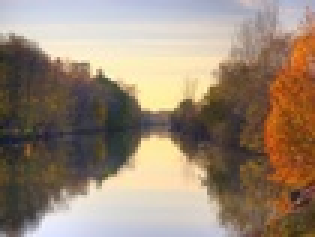
#> input picture riv.jpg, 105 x 79 px, shrunk from 318 x 238 before the run (shown 3 times larger)
$ python SeamCarvingReduceHeight.py   (older library calls are emulated)
#> lines starting #> are read from the running program, lines starting #| are printed output that depends on the picture
### energy_image.py
import numpy as np
import sys
import matplotlib.pylab as plt
import math
from skimage import color
from scipy import ndimage, misc
from PIL import Image
#fig = plt.figure()

def energy_image(im):
    #ax1 = fig.add_subplot(121)
    #ax2 = fig.add_subplot(122)
#> called with im = 'riv.jpg'
    input = color.rgb2gray(plt.imread(im))
#> input: shape (79, 105) float64; min 0.104, max 0.962, mean 0.54
    #ax1.imshow(input, cmap='gray')
    grad_x = np.gradient(input, axis=0)
    grad_x = np.absolute(grad_x)
    grad_y = np.gradient(input, axis=1)
    grad_y = np.absolute(grad_y)
    final = grad_x + grad_y
#> call 2 of energy_image, with im = 'inputSeamCarvingPrague.jpg'
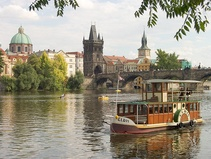
#> input picture inputSeamCarvingPrague.jpg, 211 x 159 px, shrunk from 640 x 480 before the run
    #ax2.imshow(final, cmap='gray')
    return final
    #plt.show()

energy_image("riv.jpg")


"""
    for x in range(1,width, step=1):
        for y in range(1,height):
            grad = 0
            for c in range(channels)
                grad+= math.abs(input[y][x][c] - input[y-1][x][c])
                grad+=math.abs(input[y][x][c] - input[y])
"""

### cumulative_minimum_energy_map.py
import numpy as np
from energy_image import energy_image
import sys
import matplotlib.pylab as plt
import math
from skimage import color
from scipy import ndimage, misc
fig = plt.figure()
import scipy.misc


def cumulative_minimum_energy_map(energyImage, seamDirection):
#> called with seamDirection = 'VERTICAL'
    cum_eng_map = np.zeros((energyImage.shape), dtype=float)
    height, width = energyImage.shape
#> height = 159; width = 211
    if(seamDirection == "VERTICAL"):
        cum_eng_map[0] = energyImage[0]
        for index_y in range(1, height):
            for index_x in range(0,width):
                i = index_x -1
                j = index_x
                k = index_x +1
                if(index_x == 0):
                    i = index_x
                if(index_x+1 == width):
                    k = index_x
                cum_eng_map[index_y][index_x]=energyImage[index_y][index_x]+min(cum_eng_map[index_y-1][i],
                                                                                cum_eng_map[index_y-1][j],
                                                                                cum_eng_map[index_y-1][k])
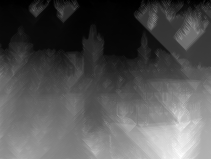
#> cum_eng_map: shape (159, 211) float64; min 0.000692, max 6.37, mean 2.1; drawn with min black and max white

    if(seamDirection == "HORIZONTAL"):
        cum_eng_map[:,0] = energyImage[:,0]
        for index_x in range(1, width):
            for index_y in range(0, height):
                i = index_y -1
                j = index_y
                k = index_y +1
                if(index_y == 0):
                    i = index_y
                if(index_y+1 == height):
                    k = index_y
                cum_eng_map[index_y][index_x]=energyImage[index_y][index_x]+min(cum_eng_map[i][index_x-1],
                                                                                cum_eng_map[j][index_x-1],
                                                                                cum_eng_map[k][index_x-1])
    #plt.imshow(cum_eng_map)
    #plt.show()
    return cum_eng_map


ei =energy_image('inputSeamCarvingPrague.jpg')
#scipy.misc.imsave('EnergyPrague.png', ei)
map=cumulative_minimum_energy_map(ei, "VERTICAL")
#scipy.misc.imsave('EnergyMapPragueVertical.png', map)

### reduceHeight.py
import numpy as np

from cumulative_minimum_energy_map import cumulative_minimum_energy_map
from find_optimal_horizontal_seam import find_optimal_horizontal_seam
def reduceHeight(im, energyImage):

    map=cumulative_minimum_energy_map(energyImage, 'HORIZONTAL')
    y = find_optimal_horizontal_seam(map)
    height, width, channels = im.shape
    e_height, e_width = energyImage.shape

    final_im = np.zeros((height -1, width, channels), dtype=np.uint8)
    energy_im = np.zeros((e_height-1, e_width), dtype=float)

    for x_index in range(0, width):
        left = im[:y[x_index], x_index]
        right = im[y[x_index]+1:, x_index]
        total = np.concatenate((left, right), axis=0)
        final_im[:, x_index] = total

        left_e= energyImage[:y[x_index], x_index]
        right_e = energyImage[y[x_index]+1:, x_index]
        total_e = np.concatenate((left_e, right_e), axis=0)
        energy_im[:, x_index] = total_e

    return (final_im, energy_im)

### find_optimal_horizontal_seam.py
import numpy as np
from energy_image import energy_image
from cumulative_minimum_energy_map import cumulative_minimum_energy_map
def find_optimal_horizontal_seam(cumulativeEnergyMap):
    last_col = cumulativeEnergyMap[:,-1]
    height, width = cumulativeEnergyMap.shape
    start = np.argmin(last_col)
    final = list()
    final = [start] + final
    x_axis = width -1
    while(x_axis>0):
        i = final[0] -1 #these are indices
        j = final[0]
        k = final[0] +1
        if(i < 0):
            i = final[0]
        if(k >= height):
            k = final[0]
        min_ind = np.argmin([cumulativeEnergyMap[i][x_axis-1],
                      cumulativeEnergyMap[j][x_axis-1],
                      cumulativeEnergyMap[k][x_axis-1]])
        if(min_ind == 0):
            final = [i] + final
        elif(min_ind == 1):
            final = [j] + final
        else:
            final = [k] + final
        x_axis -=1
    return final

### SeamCarvingReduceHeight.py
from energy_image import energy_image
from reduceHeight import reduceHeight
import matplotlib.pylab as plt
import numpy as np
import scipy.misc


image = 'inputSeamCarvingPrague.jpg'
ei =energy_image(image)
image_array = np.asarray(plt.imread(image))
#> image_array is the input picture: shape (159, 211, 3); mean R, G, B 156.5, 149.6, 132.7

for i in range(0,100):
    image_array, ei = reduceHeight(image_array, ei)
#> this loop made 100 passes
#> pass 1, in reduceHeight, `map=cumulative_minimum_energy_map(energyImage, 'HORIZONTAL')`:
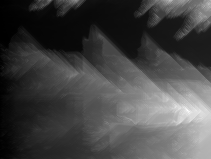
#> map: shape (159, 211) float64; min 0.000134, max 7.03, mean 1.92; drawn with min black and max white
#> pass 1, `image_array, ei = reduceHeight(image_array, ei)`:
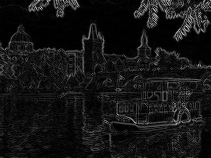
#> ei: shape (158, 211) float64; min 0, max 0.798, mean 0.0824

scipy.misc.imsave('outputEnergyReduceHeightPrague.png', ei)
scipy.misc.imsave('outputReduceHeightPrague.png', image_array)

image = 'inputSeamCarvingMall.jpg'
ei =energy_image(image)
#> call 4 of energy_image, with im = 'inputSeamCarvingMall.jpg'
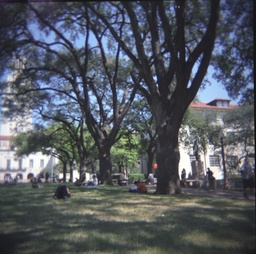
#> input picture inputSeamCarvingMall.jpg, 256 x 254 px, shrunk from 775 x 769 before the run
image_array = np.asarray(plt.imread(image))
#> image_array is the input picture: shape (254, 256, 3); mean R, G, B 83.8, 88.4, 96.4

for i in range(0,100):
    image_array, ei = reduceHeight(image_array, ei)
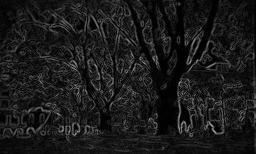
#> ei: shape (154, 256) float64; min 0, max 0.664, mean 0.104
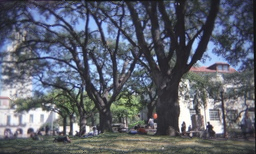
#> image_array: shape (154, 256, 3); mean R, G, B 94, 99, 110.3

scipy.misc.imsave('outputReduceHeightMall.png', image_array)
